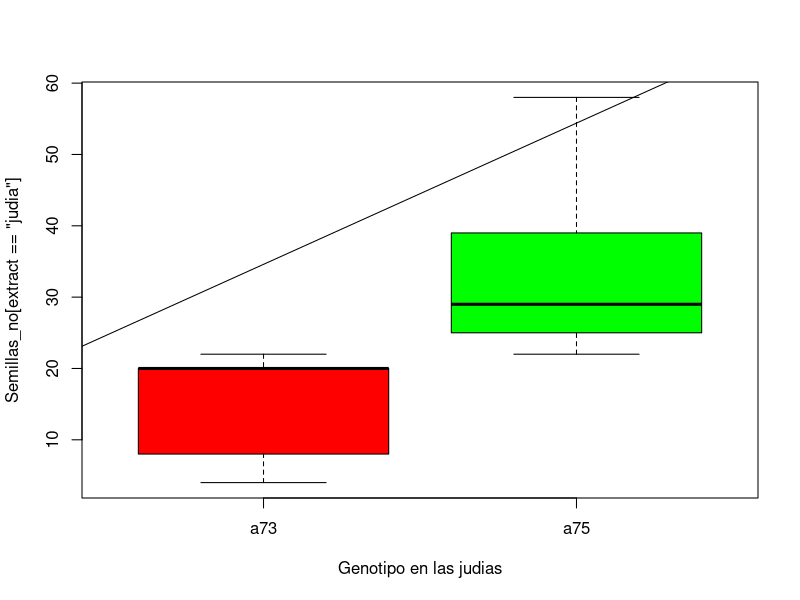
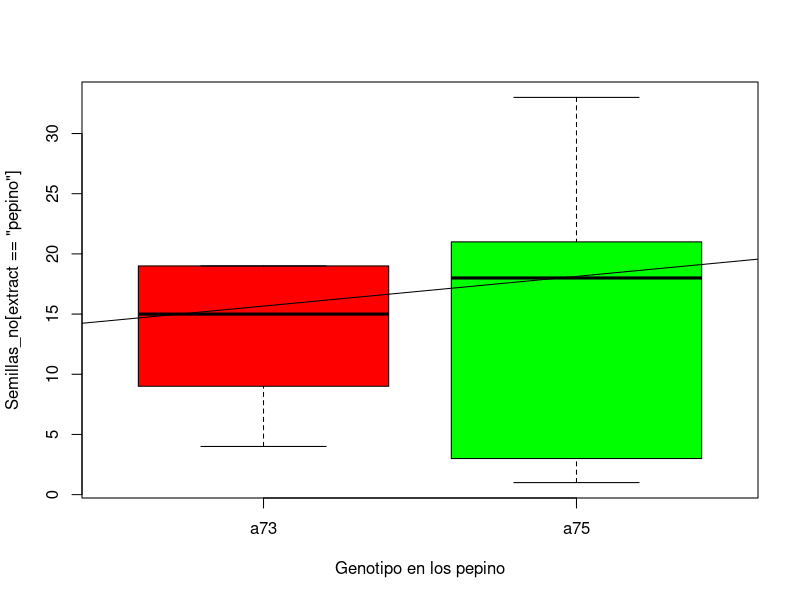
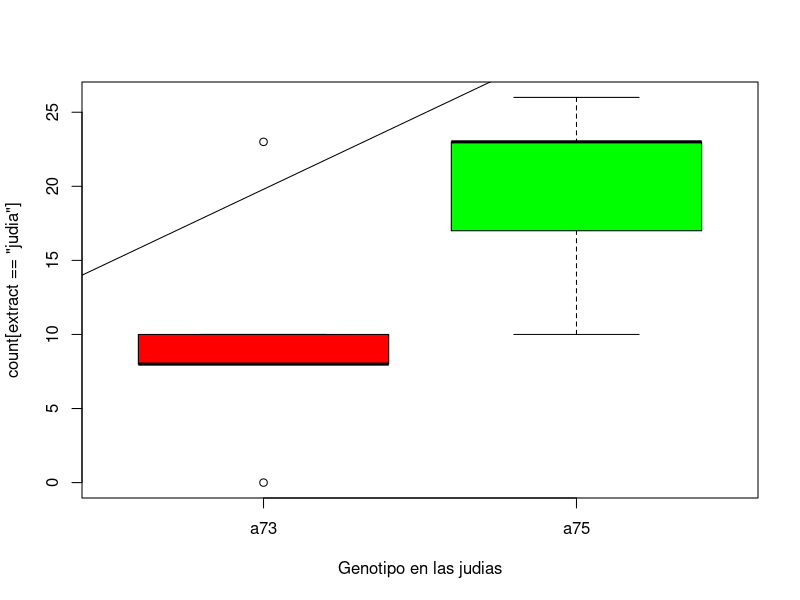
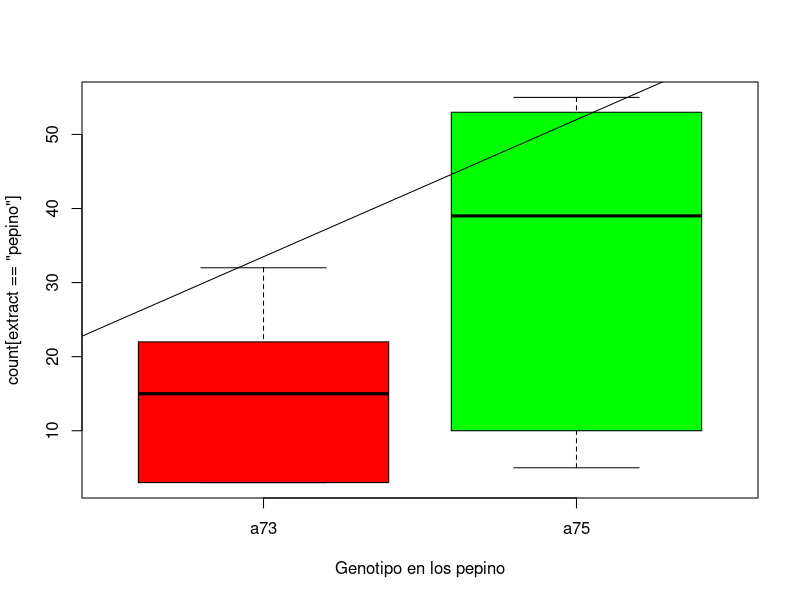

The R script that drew these images, in order:
## ---- chunk 1
# a)
getwd()
setwd("C:/Users/34636/Desktop/Alejandro_Arzola_ME_2_entrega/DATOS")
datos_empleo<-read.table("germinacion.csv", header = T, sep = ",")
datos_empleo
#hay que hallar la mediana 4 combinacion de 2 fa
#proportciion esntre saple y tenemos una columna  por centaje de semillas q si germinacion y pro 
#boxplot(100)
attach(datos_empleo)
plot=datos_empleo[,1]
plot
count1=data.frame(count)
count1
pp=count/sample
Semillas_no=sample-count
cbind(datos_empleo,pp,Semillas_no)
media =mean(count~Orobanche)
media
# hacer la media, la mediana y la moda de los datos ,para la centralizacion
# para la dispersion lo que tenemos que hacer es hallar la desviacion tipica
# y ya con eso aplicamos el boxplot  de los dos tipos de germinacion 
## ---- chunk 2
# b)
#------------------------------------
# Truqillo para aplicar la moda 
Mode = function(x) {
ux = unique(x)
ux[which.max(tabulate(match(x, ux)))]
}
#-----------------------------------------

#Centralizacion y dispersion para cada  conjunto de muestras de cada genotipo  no incluyendo el tipo de planta que se trata 
print("Parametros de dispersion y centralizacion para cada genotipo: ")
new_data=subset(datos_empleo,Orobanche=="a75")
new_data
#media
print("Media a75: ")
new_data_media=mean(new_data[,2])
new_data_media
#--------------
#mediana 
print("Mediana a75: ")
new_data_mediana=median(new_data[,2])
new_data_mediana
#------------------------------------
#Moda
print("Moda a75: ")
new_data_moda=Mode(new_data[,2])
new_data_moda
#--------------------------------
# Desviacion tipica
print("Desviacion tipica  a75: ")
new_data_desviacion_tipica=sd(new_data[,2])
new_data_desviacion_tipica
# ---------------------------------
# Y ahora hacemos lo mismo pero con el otro genotipo 

new_data2=subset(datos_empleo,Orobanche=="a73")
new_data2
#Media 
print("Media a73: ")
new_data2_media=mean(new_data2[,2])
new_data2_media
#--------------------------------
#Mediana
print("Mediana a73: ")
new_data_media2=median(new_data2[,2])
new_data_media2
#-----------------------------------------
#Moda
print("Moda a73: ")
new_data_moda2=Mode(new_data2[,2])
new_data_moda2
#--------------------------------------
# Desviacion tipica
print("Desviacion tipica  a73: ")
new_data_desviacion_tipica2=sd(new_data2[,2])
new_data_desviacion_tipica2

#Ahora vamos a aplicarla a cada tipo de planta huesped del que se trate 
#Empezamos con el a75 de pepino
new_data_pepino=subset(new_data,Orobanche=="a75" & extract=="pepino")
new_data_pepino
#Seguimos con el a75 de judia
new_data_judia=subset(new_data,Orobanche=="a75" & extract=="judia")
new_data_judia
#Empezamos con el a73 de pepino
new_data_pepino2=subset(new_data2,Orobanche=="a73" & extract=="pepino")
new_data_pepino2
#Seguimos con el a73 de judia
new_data_judia2=subset(new_data2,Orobanche=="a73" & extract=="judia")
new_data_judia2

print("Parametros y dispersion para cada tipo de planta ")
# Empezamos con pepino de a75 
#Media 
print("Media a75 pepino : ")
new_data_pepino_media=mean(new_data_pepino[,2])
new_data_pepino_media
#--------------------------------
#Mediana
print("Mediana a75 pepino: ")
new_data_pepino_mediana=median(new_data_pepino[,2])
new_data_pepino_mediana
#-----------------------------------------
#Moda
print("Moda a75 pepino: ")
new_data_pepino_moda=Mode(new_data_pepino[,2])
new_data_pepino_moda
#--------------------------------------
# Desviacion tipica
print("Desviacion tipica  a75 pepino: ")
new_data_pepino_desviacion_tipica=sd(new_data_pepino[,2])
new_data_pepino_desviacion_tipica

# Empezamos con judia 
#Media 
print("Media a75 judia : ")
new_data_judia_media=mean(new_data_judia[,2])
new_data_judia_media
#--------------------------------
#Mediana
print("Mediana a75 judia: ")
new_data_judia_mediana=median(new_data_judia[,2])
new_data_judia_mediana
#-----------------------------------------
#Moda
print("Moda a75 judia: ")
new_data_judia_moda=Mode(new_data_judia[,2])
new_data_judia_moda
#--------------------------------------
# Desviacion tipica
print("Desviacion tipica  a75 judia: ")
new_data_judia_desviacion_tipica=sd(new_data_judia[,2])
new_data_judia_desviacion_tipica

# Empezamos con pepino de a73
#Media 
print("Media a73 pepino : ")
new_data_pepino_media2=mean(new_data_pepino2[,2])
new_data_pepino_media2
#--------------------------------
#Mediana
print("Mediana a73 pepino: ")
new_data_pepino_mediana2=median(new_data_pepino2[,2])
new_data_pepino_mediana2
#-----------------------------------------
#Moda
print("Moda a73 pepino: ")
new_data_pepino_moda2=Mode(new_data_pepino2[,2])
new_data_pepino_moda2
#--------------------------------------
# Desviacion tipica
print("Desviacion tipica  a73 pepino: ")
new_data_pepino_desviacion_tipica2=sd(new_data_pepino2[,2])
new_data_pepino_desviacion_tipica2

# Empezamos con judia 
#Media 
print("Media a73 judia : ")
new_data_judia_media2=mean(new_data_judia2[,2])
new_data_judia_media2
#--------------------------------
#Mediana
print("Mediana a73 judia: ")
new_data_judia_mediana2=median(new_data_judia2[,2])
new_data_judia_mediana2
#-----------------------------------------
#Moda
print("Moda a73 judia: ")
new_data_judia_moda2=Mode(new_data_judia2[,2])
new_data_judia_moda2
#--------------------------------------
# Desviacion tipica
print("Desviacion tipica  a73 judia: ")
new_data_judia_desviacion_tipica2=sd(new_data_judia2[,2])
new_data_judia_desviacion_tipica2
## ---- chunk 3
#c)
# Vamos a realizar un boxplot sobre cada planta y sobre si ha germinado o no
boxplot(Semillas_no[extract=="judia"]~Orobanche[extract=="judia"],col=c("red","green"),xlab="Genotipo en las judias")
lm1=lm(Semillas_no[extract=="judia"]~Orobanche[extract=="judia"])
abline(lm1)

boxplot(Semillas_no[extract=="pepino"]~Orobanche[extract=="pepino"],col=c("red","green"),xlab="Genotipo en los pepino")
lm2=lm(Semillas_no[extract=="pepino"]~Orobanche[extract=="pepino"])
abline(lm2)

boxplot(count[extract=="judia"]~Orobanche[extract=="judia"],col=c("red","green"),xlab="Genotipo en las judias")
lm3=lm(count[extract=="judia"]~Orobanche[extract=="judia"])
abline(lm3)

boxplot(count[extract=="pepino"]~Orobanche[extract=="pepino"],col=c("red","green"),xlab="Genotipo en los pepino")
lm4=lm(count[extract=="pepino"]~Orobanche[extract=="pepino"])
abline(lm4)
#---------------------------------------------------
# Como se puede observar se han germinado mas semillas de orobanche en el genetipo a75 con lo cual nos quiere decir que la hay que tener mas cuidado con el genotipo a75 por que es mas propenso a que le aparezcan los orobanches mas que con el genotipo a73
# Y si son independientes una de otra por que no tiene que haber ocurrido una para que la otra tenga mas o menos, es decir una no afecta  a otra aunque una sea mas afectada por este genotipo que por otro y que halla mas cantidad de una planta u otra no significa que valla a aumentar la cantidad de plantas afectadas por este genotipo
#--------------------------------------------------
